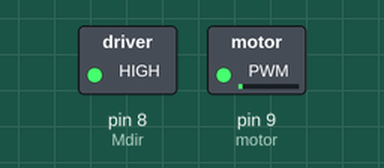
Simulated run of this sketch. Board: Arduino Uno, built with avr-gcc and run on an emulated ATmega328P. Parts: switched loads named in the sketch (green lamp = pin HIGH).

Above: at 0.1 s.
At 1.3 s:
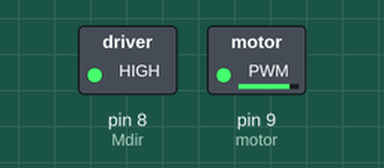
At 2.55 s:
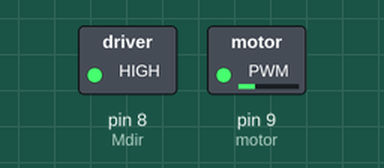
At 5.85 s:
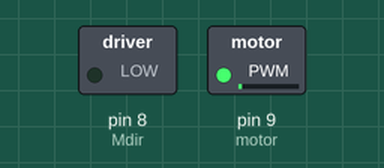
Timing chart, 0 to 7.6 s (numbered marks = the images above):
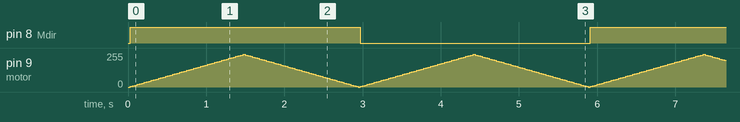

The sketch:

SImple_BKDC.ino
```cpp
int motor = 9;
int Mspeed = 0;
int Mspeedset = 0;
int Mdir = 8;
int Mdirset = 0;
int fadeAmount = 5;
int directionLR = 0;


void setup() {
  pinMode(motor, OUTPUT);
  pinMode(Mdir, OUTPUT);
}


void loop() {
  analogWrite(motor, Mspeed);
  digitalWrite(Mdir, Mdirset);

  if(Mspeed > 240) {
     Mspeedset = 0;
    }

  if(Mspeed < 5) {
     Mspeedset = 1;
     Mdirset ++;
     if(Mdirset == 2){
        Mdirset = 0;
       }
    }

  if(Mspeedset == 1){
     Mspeed = Mspeed + 5;
    }

  if(Mspeedset == 0){
     Mspeed = Mspeed - 5;
    }

  delay(30);
}
```

Measured:
- by itself, pin 8 (Mdir): alternates HIGH for 2.9 s and LOW for 2.9 s
